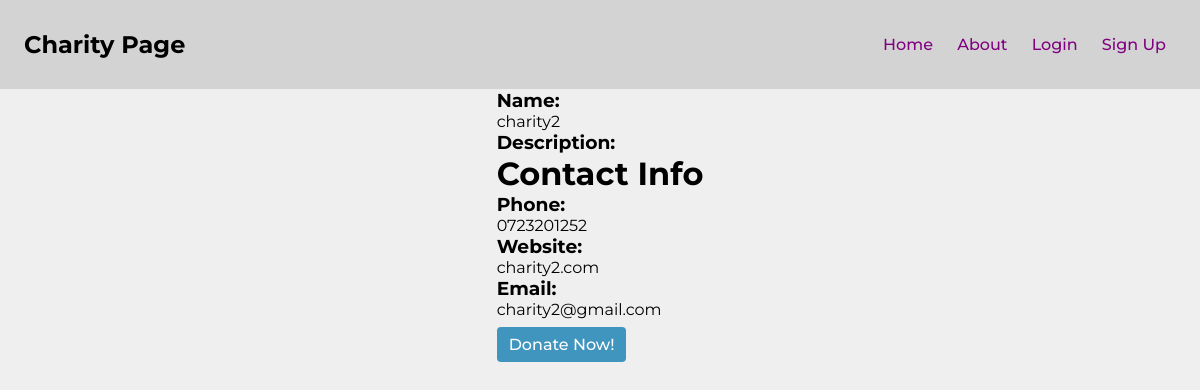
The page /organization/charity_info_page/5012 on the database its author committed.
### app/models.py (models this page shows)
class Charity(db.Model, UserMixin):
    id               = Column(Integer, primary_key=True, autoincrement=False, unique=True)
    charity_name     = Column(String(64), nullable=False)
    address          = Column(String(64), nullable=False)
    zip_code         = Column(String(64), nullable=False)
    phone            = Column(String(64), nullable=False)
    website          = Column(String(64))
    email            = Column(String(64), nullable=False, unique=True)
    password         = Column(String(64), nullable=False)
    contact_name     = Column(String(64))
    contact_cell     = Column(String(64), unique=True)
    contact_position = Column(String(64))
    bank             = Column(String(64), nullable=False)
    account_number   = Column(String(64), nullable=False)
    balance          = Column(Float, default=0)
    home_page_text   = Column(String(200), default='')
    description      = Column(Text, default='')
    authenticated    = Column(Boolean, default=False)
    receipts         = db.relationship('Receipt', backref='charity', lazy='dynamic')
    pledges         = db.relationship('Pledge', backref='charity', lazy='dynamic')
    donations       = db.relationship('Donation', backref='charity', lazy='dynamic')

### app/organization/routes.py (the view)
@organization.route('/charity_info_page/<charity_id>')
def charity_info_page(charity_id):
    charity = Charity.query.filter_by(id=charity_id).first()
    return render_template('charity_info_page.html',
                           charity=charity)

### app/organization/templates/charity_info_page.html (shortened to what this page needs)
{% extends 'base.html' %}
{% block content %}
<div class="container">
    <div class="charity-item">
        <h3>Name:</h3>
        {{ charity.charity_name }}
    </div>
    <div class="charity-item">
        <h3>Description:</h3>
    </div>
    <h1>Contact Info</h1>
    <div class="charity-item">
        <h3>Phone:</h3>
        {{ charity.phone }}
    </div>
    <div class="charity-item">
        <h3>Website:</h3>
        {{ charity.website }}
    </div>
    <div class="charity-item">
        <h3>Email:</h3>
        {{ charity.email }}
    </div>
    <h1><a class="btn-donate" href="{{ url_for('organization.recurring_donation_page', charity_id=charity.id) }}">Donate Now!</a></h1>
</div>
{% endblock content %}

### app/static/main.css (style rules this page uses)
html { width: 100%; }
* { border:0; margin:0; padding: 0; box-sizing: border-box; font-family: "Montserrat", sans-serif; }
body { background: #EFEFEF; display: flex; flex-direction: column; align-items: center; justify-content: center; }
a { font-weight: 500; font-size: 16px; text-decoration: none; list-style: none; padding: 0px 10px; color: purple }
.btn-donate { border:none; background: hsl(200, 50%, 50%); color: white; border-radius: .25em; padding: .5em .75em; cursor: pointer; }

### rows shown on the page
Charity: charity_name "charity2", phone "0723201252", website "charity2.com", email "charity2@gmail.com"
